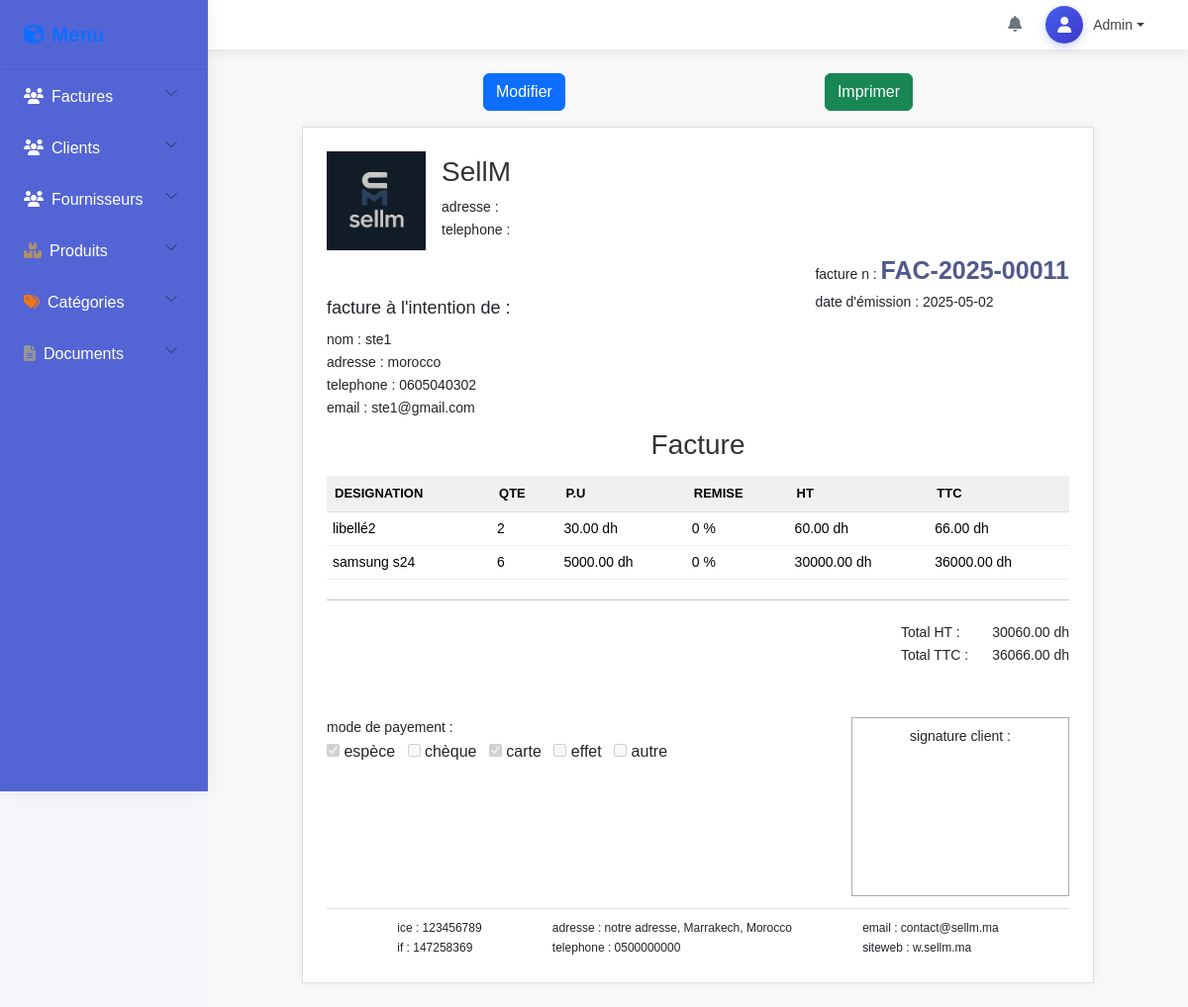
The page /factures/show?id=11 on the database its author committed.
### tables this page shows
CREATE TABLE `factures` (
  `id` int(11) NOT NULL,
  `client_id` int(11) NOT NULL,
  `date_emission` date NOT NULL,
  `num_facture` varchar(20) DEFAULT NULL,
  `total_ht` decimal(10,2) DEFAULT NULL,
  `total_ttc` decimal(10,2) DEFAULT NULL,
  `modes_pay` varchar(100) DEFAULT NULL,
  `created_at` timestamp NOT NULL DEFAULT current_timestamp(),
  `updated_at` timestamp NULL DEFAULT NULL ON UPDATE current_timestamp()
);

CREATE TABLE `clients` (
  `id` int(11) NOT NULL,
  `nom_ste` varchar(255) NOT NULL,
  `ice` int(11) NOT NULL,
  `idf` int(11) DEFAULT NULL,
  `adresse` varchar(255) DEFAULT NULL,
  `email` varchar(255) DEFAULT NULL,
  `telephone` varchar(15) NOT NULL
);

CREATE TABLE `lignes_facture` (
  `id` int(11) NOT NULL,
  `facture_id` int(11) NOT NULL,
  `produit_id` int(11) NOT NULL,
  `qte` int(11) NOT NULL,
  `remise` int(11) DEFAULT NULL,
  `prix_u` decimal(10,2) DEFAULT NULL,
  `ttva` int(11) DEFAULT NULL,
  `ht` decimal(10,2) DEFAULT NULL,
  `ttc` decimal(10,2) DEFAULT NULL
);

CREATE TABLE `produits` (
  `id` int(11) NOT NULL,
  `libelle` varchar(255) NOT NULL,
  `reference` varchar(100) DEFAULT NULL,
  `description_p` text DEFAULT NULL,
  `prix_u` decimal(10,2) NOT NULL,
  `ttva` decimal(10,2) NOT NULL,
  `categorie` int(11) DEFAULT NULL,
  `fournisseur` varchar(150) DEFAULT NULL
);

### app/controllers/FactureController.php (called while the page is built, shortened)
<?php
require_once MODEL_PATH . '/FactureModel.php';
class FactureController
{
    private $factureModel;
    public function __construct($db)
    {
        $this->factureModel = new FactureModel($db);
    }
    public function show()
    {
        $facture = $this->factureModel->getFactureById($_GET['id']);
        include VIEW_PATH . '/layouts/main.php';
    }
}

### app/models/FactureModel.php (called while the page is built, shortened)
<?php
class FactureModel {
    public $db;
    public function __construct($dbConnection) {
        $this->db = $dbConnection;
    }
    public function getFactureById($id) {
        try {
            $query = "SELECT f.*, c.id as client_id, c.nom_ste, c.ice, c.idf, c.adresse, c.email, c.telephone FROM factures f INNER JOIN clients c
            ON f.client_id = c.id WHERE f.id = :id";
            $stmt = $this->db->prepare($query);
            $stmt->execute(['id' => $id]);
            $facture = $stmt->fetch(PDO::FETCH_ASSOC);
            if (isset($facture['modes_pay'])) {
                $facture['modes_pay'] = explode(',', $facture['modes_pay']);
            } else {
                $facture['modes_pay'] = [];
            }
            $linesQuery = "SELECT lf.qte, lf.remise, lf.prix_u, lf.ht, lf.ttva, lf.ttc, p.id as produit_id, p.libelle
            FROM lignes_facture lf
            INNER JOIN produits p ON lf.produit_id = p.id
            WHERE lf.facture_id = :id";
            $stmt = $this->db->prepare($linesQuery);
            $stmt->execute(['id' => $id]);
            $facture['lignes'] = $stmt->fetchAll(PDO::FETCH_ASSOC);
            return $facture;
        } catch (PDOException $e) {
            error_log("Database error: " . $e->getMessage());
            return false;
        }
    }
}

### app/views/pages/factures/show.php (the view, shortened to what this page needs)
<div class="d-flex justify-content-evenly mb-3 gap-2 no-print">
    <a href="/stage/factures/edit?id=<?= $facture['id'] ?>" class="btn btn-primary">Modifier</a>
    <button onclick="window.print()" class="btn btn-success">Imprimer</button>
</div>
<div class="facture container bg-white p-4 d-block align-content-between" id="printable-invoice">
    <div class="">
        <div class='d-flex'>
            <img src= '/stage/public/assets/img/sellm.png' alt='logo sellm' class="logo me-3" style="width: 100px; height: 100px; object-fit: contain;" />
            <div class='mt-1'>
                <h2 >SellM</h2>
                <p>adresse :</p>
                <p>telephone :</p>
            </div>
        </div>
        <div class="d-flex justify-content-between">
            <div class="mt-5">
                <h3>facture à l'intention de :</h3>
                <p>nom : <?= $facture['nom_ste'] ?></p>
                <p style="max-width: 250px">adresse : <?= $facture['adresse'] ?></p>
                <p>telephone : <?= $facture['telephone'] ?></p>
                <p>email : <?= $facture['email'] ?></p>
            </div>
            <div>
                <p>facture n : <span style="font-size: 25px; font-weight: bold; color:rgb(81, 89, 141);"><?= $facture['num_facture'] ?></span></p>
                <p>date d'émission : <?= $facture['date_emission'] ?></p>
            </div>
        </div>
    </div>
    <div class="mt-2 invoice-content">
        <h2 class="text-center mb-2">Facture</h2>
        <table class='table table-borderless' id="factures">
            <thead>
                <tr>
                    <th>Designation</th>
                    <th>Qte</th>
                    <th>P.U</th>
                    <th>Remise</th>
                    <th>HT</th>
                    <th>TTC</th>
                </tr>
            </thead>
            <tbody>
                <?php foreach($facture['lignes'] as $ligne): ?>
                <tr>
                    <td><?= $ligne['libelle'] ?></td>
                    <td><?= $ligne['qte'] ?></td>
                    <td><?= $ligne['prix_u'] ?> dh</td>
                    <td><?= $ligne['remise'] ?> %</td>
                    <td><?= $ligne['ht'] ?> dh</td>
                    <td><?= $ligne['ttc'] ?> dh</td>
                </tr>
                <?php endforeach; ?>
            </tbody>
        </table>
        <hr>
        <div class="d-flex justify-content-end">
            <div class="me-4">
                <p>Total HT :</p>
                <p>Total TTC :</p>
            </div>
            <div>
                <p><?= $facture['total_ht'] ?> dh</p>
                <p><?= $facture['total_ttc'] ?> dh</p>
            </div>
        </div>
        <div class="signature d-flex justify-content-between mt-5">
            <div class="">
                <p>mode de payement :</p>
                <input type="checkbox" <?php echo in_array('espèce', $facture['modes_pay']) ? 'checked' : ''; ?> disabled> <span class='me-2'>espèce</span>
                <input type="checkbox" <?php echo in_array('chèque', $facture['modes_pay']) ? 'checked' : ''; ?> disabled> <span class='me-2'>chèque</span>
                <input type="checkbox" <?php echo in_array('carte', $facture['modes_pay']) ? 'checked' : ''; ?> disabled> <span class='me-2'>carte</span>
                <input type="checkbox" <?php echo in_array('effet', $facture['modes_pay']) ? 'checked' : ''; ?> disabled> <span class='me-2'>effet</span>
                <input type="checkbox" <?php echo in_array('autre', $facture['modes_pay']) ? 'checked' : ''; ?> disabled> <span>autre</span>
            </div>
            <p class="sign text-center pt-2">signature client :</p>
        </div>
    </div>
    <div class="footer d-flex justify-content-evenly pt-2">
        <div class="">
            <p>ice : <?= $facture['ice'] ?></p>
            <p>if : <?= $facture['idf'] ?></p>
        </div>
        <div>
            <p>adresse : notre adresse, Marrakech, Morocco</p>
            <p>telephone : 0500000000</p>
        </div>
        <div>
            <p>email : contact@sellm.ma</p>
            <p>siteweb : w.sellm.ma</p>
        </div>
    </div>
</div>

### public/assets/css/app.css (style rules this page uses)
:root { --primary-color: #4361ee; --secondary-color: #3f37c9; --light-color: #f8f9fa; --dark-color: #212529; --sidebar-width: 210px; --sidebar-bg: #5365d5; --sidebar-hover: #f3f5ff; --border-radius: 8px; --transition-speed: 0.3s; }
body { font-family: 'Poppins', Arial, sans-serif; background-color: #f5f7fa; overflow-x: hidden; }

### app/views/pages/factures/show.php (style rules this page uses)
.facture { width: 800px; margin: auto; border: 1px solid #ddd; box-shadow: 0 0 10px rgba(0,0,0,0.05); font-family: Arial, sans-serif; background-color: #f8f9fa; padding: 30px; }
.facture h2 { font-size: 28px; color: #333; }
.facture h3 { font-size: 18px; margin-bottom: 10px; }
.facture p { margin: 2px 0; font-size: 14px; }
.facture table { width: 100%; margin-top: 15px; font-size: 14px; }
.facture th { background-color: #f0f0f0; text-transform: uppercase; font-size: 13px; padding: 8px; border-bottom: 1px solid #ddd; }
.facture td { padding: 6px; border-bottom: 1px solid #eee; }
.facture hr { margin: 20px 0; }
.facture .sign { border: 1px solid #aaa; width: 220px; padding-bottom: 150px; }
.facture .footer { border-top: 1px solid #ddd; margin-top: 10px; }
.facture .footer p { font-size: 12px; margin: 2px 0; }

### rows shown on the page
factures: client.nom_ste "ste1", client.adresse "morocco", client.telephone "0605040302", client.email "ste1@gmail.com", num_facture "FAC-2025-00011", date_emission "2025-05-02", total_ht "30060.00", total_ttc "36066.00", client.ice "123456789", client.idf "147258369"
lignes_facture: produit.libelle "libellé2", qte "2", prix_u "30.00", remise "0", ht "60.00", ttc "66.00"
lignes_facture: produit.libelle "samsung s24", qte "6", prix_u "5000.00", remise "0", ht "30000.00", ttc "36000.00"
